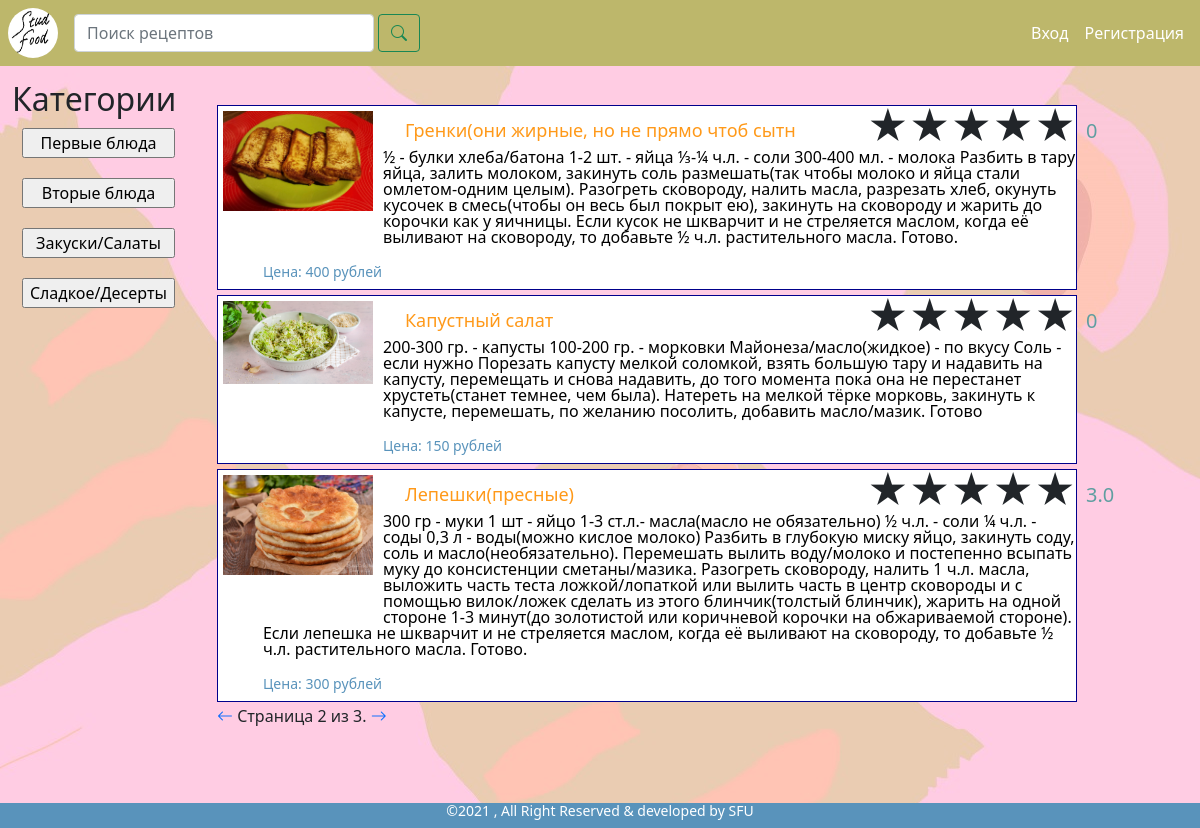
Screenshot of /?page=2 with the database file from the repository.
### studentfood/models.py (models this page shows, shortened)
class Recipe(models.Model):  # рецепт
    recipe_name = models.CharField('Название', max_length=40)  # название рецепта
    pub_date = models.DateTimeField('Дата публикации', auto_now_add=True)  # дата публикация
    description = models.TextField('Описание')  # описание рецепта
    price = models.IntegerField('Примерная стоимость', null=True)
    user = models.ForeignKey(User, on_delete=models.CASCADE)
    GLOBAL_CATEGORY = [
        ('first', 'Первые блюда'),
        ('second', 'Вторые блюда'),
        ('snack', 'Закуски/Салаты'),
        ('sweet', 'Сладкое/Десерты'),
    ]
    category = models.CharField('Категория', choices=GLOBAL_CATEGORY, max_length=16, blank=True)
    photo = models.ImageField('Фото рецепта', default='recipe_img/no_photo.jpg', null=True, blank=True, upload_to='recipe_img')  # фото будут храниться по пути /media/recipe_img (не забудь создать эти папки перед тестом)
    @property
    def photo_url(self):
        if self.photo and hasattr(self.photo, 'url'):
            return self.photo.url
    def calculate_mark(self):  # реализовать оценку
        max_marks = self.mark_set.all()
        sum_marks = 0
        for get_mark in max_marks:
            sum_marks += get_mark.mark_value
        if len(max_marks) == 0:
            avg_mark = 0
        else:
            avg_mark = sum_marks/len(max_marks)
        return avg_mark

class Mark(models.Model):
    USER_MARK_SET = [
        (1, 1),
        (2, 2),
        (3, 3),
        (4, 4),
        (5, 5),
    ]
    mark_value = models.FloatField(choices=USER_MARK_SET, validators=[MinValueValidator(0.0), MaxValueValidator(5.0)])
    recipe = models.ForeignKey(Recipe, on_delete=models.CASCADE)
    user = models.ForeignKey(User, on_delete=models.CASCADE)
    class Meta:
        unique_together = ('recipe', 'user')

### studentfood/views.py (the view)
# urls.py: path('', views.main, name='main'),
def main(request):  # лист рецептов
    search_query = request.GET.get('search', '')
    category_query = request.GET.get('category_button', '')
    null_recipe = Recipe()
    raw_category = null_recipe.GLOBAL_CATEGORY
    site_category = []
    for elem in raw_category:
        site_category.append(elem[1])
    if search_query:
        recipes_list = Recipe.objects.filter(
            Q(recipe_name__icontains=search_query) | Q(description__icontains=search_query))
    elif category_query:
        for raw in raw_category:
            if category_query == raw[1]:
                recipes_list = Recipe.objects.filter(Q(category__exact=raw[0]))
    else:
        recipes_list = Recipe.objects.order_by('-pub_date')
    paginator = Paginator(recipes_list, 3)
    page_number = request.GET.get('page')
    page_obj = paginator.get_page(page_number)
    try:
        page_obj = paginator.get_page(page_number)
    except PageNotAnInteger:
        page_obj = paginator.get_page(1)
    except EmptyPage:
        page_obj = paginator.get_page(paginator.num_pages)
    context = {'recipes_list': recipes_list,
               'page_obj': page_obj,
               'site_category': site_category
              }
    return render(request, 'studentfood/html/main_page/main.html', context)

### studentfood/templates/studentfood/html/main_page/main.html (shortened to what this page needs)
{% extends 'studentfood/html/base.html' %}{% load static%}
{% block stat%}
    <link href="{% static "css/list_recipes.css" %}" rel="stylesheet" type="text/css">
    <link href="{% static "css/star_rating.css" %}" rel="stylesheet" type="text/css">
{% endblock %}
{% block main %}
    <div class="container-fluid">
        <div class="row">
            <form action="{% url 'studentfood:main' %}" class="col" id="category-list">
                <p><h2>Категории</h2></p>
                <div class="list-group">
                    {% for cat in site_category %}
                        <input type="submit" value="{{ cat }}" name="category_button" id="category-obj">
                    {% endfor %}
                </div>
            </form>
            <div class="col-9" id="list-recipes">
                {% if recipes_list.count > 0 %}
                    {% include "studentfood/html/main_page/list_recipes.html"%}
                {% endif %}
                {% include "studentfood/html/main_page/pagination.html" with page=page_obj %}
            </div>
            <div class="col">
            </div>
        </div>
    </div>
{% endblock %}

### studentfood/templates/studentfood/html/main_page/list_recipes.html (shortened to what this page needs)
{% for recipe in page_obj%}
    <div class="price-line">
    <div class="product-image">
      <a href="{% url 'studentfood:detail' recipe.id%}"><img src="{{ recipe.photo_url }}" alt="{{ recipe.recipe_name }}"></a>
    </div>
    <div class="product-content">
      <div class="row">
          <div class="col-8 product-title"><a href="{% url 'studentfood:detail' recipe.id%}">{{ recipe.recipe_name }}</a></div>
          <div class="col-2">
              <div class="rating">
                  <div class="rating_body">
                      <div class="rating_items">
                      </div>
                  </div>
                  <div class="rating_value">{{ recipe.calculate_mark }}</div>
              </div>
          </div>
      </div>
      <div class="product-description"><a href="{% url 'studentfood:detail' recipe.id%}">{{ recipe.description }}</a></div>
      <div class="price-box"><span>Цена: {{ recipe.price }} рублей</span></div>
    </div>
    </div>
{% endfor %}

### studentfood/static/css/base.css (style rules this page uses)
body { margin:0px; padding:0px; background-size: auto; background: url("../images/background.jpg") no-repeat center; }
#category-obj { margin: 10px; }

### studentfood/static/css/list_recipes.css (style rules this page uses)
#list-recipes { padding: 20px; }
.col * { margin: 0; }
.price-line { margin-top: 5px; margin-bottom: 2px; border: 1px solid darkblue; background: white; }
.price-line:after { content: ""; display: table; clear: both; }
.product-image { width: 150px; height: 150px; float: left; margin: 5px 10px 0px 5px; }
.product-image a { display: block; outline: none; }
.product-image img { display: block; width: 100%; height: 100%; }
.product-content { margin-left: 30px; padding: 5px 0px 0px 5px; }
.product-title { font-size: 18px; margin-top: 10px; margin-bottom: 10px; margin-left: 10px; line-height: 1; }
.product-title a { text-decoration: none; color: #FF9919; }
.product-description { font-size: 16px; margin-bottom: 20px; line-height: 1; margin-left: 10px; }
.product-description a { text-decoration: none; color: black; overflow: hidden; }
.price-box { color: #5993bb; font-size: 14px; margin-bottom: 10px; line-height: 1; margin-left: 10px; }

### studentfood/static/css/star_rating.css (style rules this page uses)
.rating { display: flex; align-items: flex-end; font-size: 40px; line-height: 0.75; }
.rating_body { position: relative; }
.rating_body::before { content:"★★★★★"; display: block; }
.rating_items { display: flex; position: absolute; width: 100%; height: 100%; top: 0; left: 0; }
.rating_value { font-size: 50%; line-height: 1; padding: 0px 0px 0px 10px; color: cadetblue; }

### rows the page displays
Recipe: photo_url (picture), recipe_name "Гренки(они жирные, но не прямо чтоб сытн", calculate_mark "0", description "½ - булки хлеба/батона 1-2 шт. - яйца ⅓-¼ ч.л. - соли 300-400 мл. - молока Разбить в тару яйца, залить молоком, закинуть соль размешать(так чтобы молоко и яйца стали омлетом-одним целым). Разогреть сковороду, налить масла, разрезать хлеб, окунуть кусочек в смесь(чтобы он весь был покрыт ею), закинуть на сковороду и жарить до корочки как у яичницы. Если кусок не шкварчит и не стреляется маслом, когда её выливают на сковороду, то добавьте ½ ч.л. растительного масла. Готово.", price "400"
Recipe: photo_url (picture), recipe_name "Капустный салат", calculate_mark "0", description "200-300 гр. - капусты 100-200 гр. - морковки Майонеза/масло(жидкое) - по вкусу Соль - если нужно Порезать капусту мелкой соломкой, взять большую тару и надавить на капусту, перемещать и снова надавить, до того момента пока она не перестанет хрустеть(станет темнее, чем была). Натереть на мелкой тёрке морковь, закинуть к капусте, перемешать, по желанию посолить, добавить масло/мазик. Готово", price "150"
Recipe: photo_url (picture), recipe_name "Лепешки(пресные)", calculate_mark "3.0", description "300 гр - муки 1 шт - яйцо 1-3 ст.л.- масла(масло не обязательно) ½ ч.л. - соли ¼ ч.л. - соды 0,3 л - воды(можно кислое молоко) Разбить в глубокую миску яйцо, закинуть соду, соль и масло(необязательно). Перемешать вылить воду/молоко и постепенно всыпать муку до консистенции сметаны/мазика. Разогреть сковороду, налить 1 ч.л. масла, выложить часть теста ложкой/лопаткой или вылить часть в центр сковороды и с помощью вилок/ложек сделать из этого блинчик(толстый блинчик), жарить на одной стороне 1-3 минут(до золотистой или коричневой корочки на обжариваемой стороне). Если лепешка не шкварчит и не стреляется маслом, когда её выливают на сковороду, то добавьте ½ ч.л. растительного масла. Готово.", price "300"

### other values shown
{{ page.number }} "2"
{{ page.paginator.num_pages }} "3"
